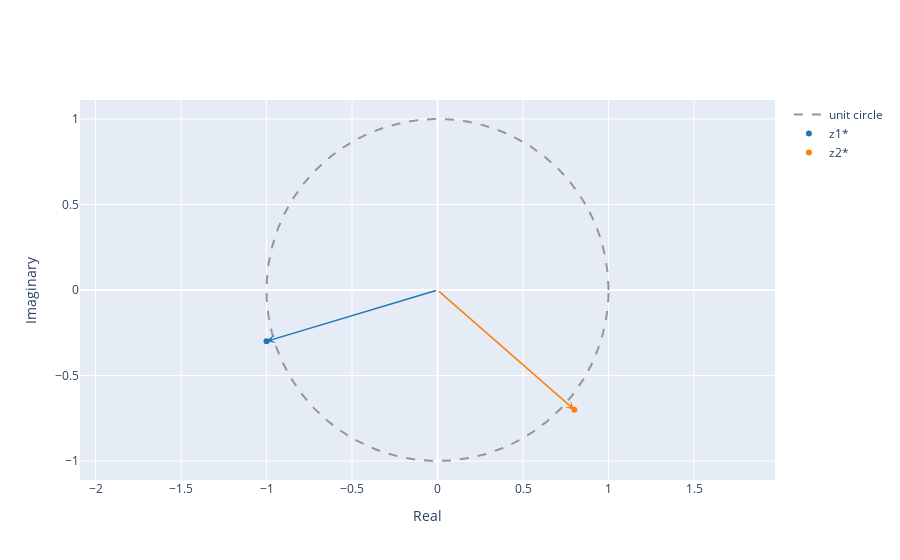

Notebook code cell kept with this figure:
### Markdown cell above
1.2. Compute the conjugate z* and the inverse 1/z for both $z_1$ and $z_2$ and plot the results as vectors in the complex plane.

### Code cell
zc1 = z1.conjugate()
zc2 = z2.conjugate()
plot_complex([zc1, zc2], name=["z1*","z2*"])

### Figure 1 — Plotly figure (JSON) as saved in the notebook; plotly's stock layout.template omitted (floating-point values rounded to 4 significant figures; data arrays with more than 128 entries replaced by an {"elided": "..."} marker saying what was removed)
{"data": [{"line": {"color": "rgb(150,150,150)", "dash": "dash", "shape": "linear"}, "mode": "lines", "name": "unit circle", "type": "scatter", "x": {"elided": "1000 float values"}, "y": {"elided": "1000 float values"}}, {"marker": {"color": "#1f77b4"}, "mode": "markers", "name": "z1*", "type": "scatter", "x": [-1], "y": [-0.3]}, {"marker": {"color": "#ff7f0e"}, "mode": "markers", "name": "z2*", "type": "scatter", "x": [0.8], "y": [-0.7]}], "layout": {"annotations": [{"arrowcolor": "#1f77b4", "arrowhead": 3, "arrowwidth": 1.5, "ax": 0, "axref": "x", "ay": 0, "ayref": "y", "showarrow": true, "text": "", "x": -1, "y": -0.3}, {"arrowcolor": "#ff7f0e", "arrowhead": 3, "arrowwidth": 1.5, "ax": 0, "axref": "x", "ay": 0, "ayref": "y", "showarrow": true, "text": "", "x": 0.8, "y": -0.7}], "xaxis": {"title": {"text": "Real"}}, "yaxis": {"scaleanchor": "x", "scaleratio": 1, "title": {"text": "Imaginary"}}}}
